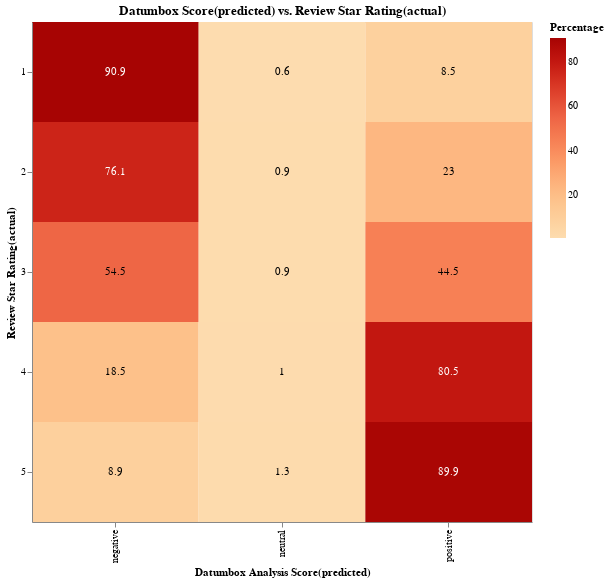

Notebook code for this chart:
### Markdown cell above
First chart assigned to the variable heatmap 
1.	X axis is the Datumbox_Score from the pandas DataFrame graphing (type is nominal data) 
2.	Y axis is review_rating from the pandas DataFrame graphing (type is ordinal data) 
3.	Use the Percentage column from the pandas DataFrame graphing  for the color. The color shown on the heatmap is based on how high or low the percentage is (the higher the percentage the darker the color—highest is dark red and the lowest is a super light orange) 

Second Chart assigned to the variable text 
1.	X axis is the Datumbox_Score from the pandas DataFrame graphing (type is nominal data) 
2.	Y axis is review_rating from the pandas DataFrame graphing (type is ordinal data)
3.	The color of the text is changed depending on the Percentage column from the pandas DataFrame graphing (type of data is quantitative) so it is easily readable. If the percentage score is over 70 percent the color is white, else the color of the text is black

Lastly, Concatenate these two charts together so the percentage is shown (heatmap + text)

### Code cell
heatmap = alt.Chart(graphing).mark_rect().encode(
    alt.X('Datumbox_Score', type= "nominal", title = "Datumbox Analysis Score(predicted)"), 
    alt.Y('review_rating', type ='ordinal', title = "Review Star Rating(actual)"),
    alt.Color('Percentage',type='quantitative',scale=alt.Scale(scheme='orangered'))
    
).properties(title = "Datumbox Score(predicted) vs. Review Star Rating(actual)", width=500, height=500)
#heatmap

text = alt.Chart(graphing).mark_text().encode(
    alt.X('Datumbox_Score', type= "nominal", title = "Datumbox Analysis Score(predicted)"), 
    alt.Y('review_rating', type ='ordinal', title = "Review Star Rating(actual)"),
    text = 'Percentage',
    color = alt.condition(datum['Percentage'] > 70,
                          alt.value('white'),
                         alt.value('black'))
)

heatmap+text

### Figure 1 — Vega-Lite specification as saved in the notebook (floating-point values rounded to 4 significant figures)
{"$schema": "https://vega.github.io/schema/vega-lite/v2.6.0.json", "config": {"view": {"height": 300, "width": 400}}, "datasets": {"data-3daae73ce8ab0e31dd42ab87d1d606c7": [{"Datumbox_Score": "negative", "Percentage": 90.9, "Sum_of_Counts": 318, "counts": 289, "review_rating": 1}, {"Datumbox_Score": "neutral", "Percentage": 0.6, "Sum_of_Counts": 318, "counts": 2, "review_rating": 1}, {"Datumbox_Score": "positive", "Percentage": 8.5, "Sum_of_Counts": 318, "counts": 27, "review_rating": 1}, {"Datumbox_Score": "negative", "Percentage": 76.1, "Sum_of_Counts": 222, "counts": 169, "review_rating": 2}, {"Datumbox_Score": "neutral", "Percentage": 0.9, "Sum_of_Counts": 222, "counts": 2, "review_rating": 2}, {"Datumbox_Score": "positive", "Percentage": 23, "Sum_of_Counts": 222, "counts": 51, "review_rating": 2}, {"Datumbox_Score": "negative", "Percentage": 54.5, "Sum_of_Counts": 440, "counts": 240, "review_rating": 3}, {"Datumbox_Score": "neutral", "Percentage": 0.9, "Sum_of_Counts": 440, "counts": 4, "review_rating": 3}, {"Datumbox_Score": "positive", "Percentage": 44.5, "Sum_of_Counts": 440, "counts": 196, "review_rating": 3}, {"Datumbox_Score": "negative", "Percentage": 18.5, "Sum_of_Counts": 1663, "counts": 308, "review_rating": 4}, {"Datumbox_Score": "neutral", "Percentage": 1, "Sum_of_Counts": 1663, "counts": 16, "review_rating": 4}, {"Datumbox_Score": "positive", "Percentage": 80.5, "Sum_of_Counts": 1663, "counts": 1339, "review_rating": 4}, {"Datumbox_Score": "negative", "Percentage": 8.9, "Sum_of_Counts": 4492, "counts": 398, "review_rating": 5}, {"Datumbox_Score": "neutral", "Percentage": 1.3, "Sum_of_Counts": 4492, "counts": 57, "review_rating": 5}, {"Datumbox_Score": "positive", "Percentage": 89.9, "Sum_of_Counts": 4492, "counts": 4037, "review_rating": 5}]}, "layer": [{"data": {"name": "data-3daae73ce8ab0e31dd42ab87d1d606c7"}, "encoding": {"color": {"field": "Percentage", "scale": {"scheme": "orangered"}, "type": "quantitative"}, "x": {"field": "Datumbox_Score", "title": "Datumbox Analysis Score(predicted)", "type": "nominal"}, "y": {"field": "review_rating", "title": "Review Star Rating(actual)", "type": "ordinal"}}, "height": 500, "mark": "rect", "title": "Datumbox Score(predicted) vs. Review Star Rating(actual)", "width": 500}, {"data": {"name": "data-3daae73ce8ab0e31dd42ab87d1d606c7"}, "encoding": {"color": {"condition": {"test": "(datum['Percentage'] > 70)", "value": "white"}, "value": "black"}, "text": {"field": "Percentage", "type": "quantitative"}, "x": {"field": "Datumbox_Score", "title": "Datumbox Analysis Score(predicted)", "type": "nominal"}, "y": {"field": "review_rating", "title": "Review Star Rating(actual)", "type": "ordinal"}}, "mark": "text"}]}
